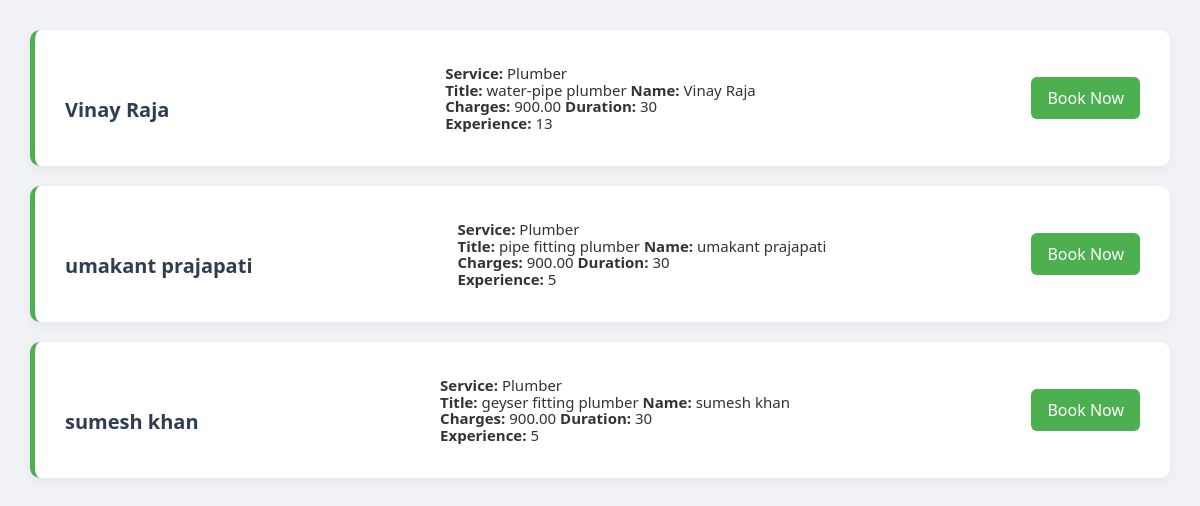
The page /service/plumber/ on the database its author committed.
### Home/models.py (models this page shows, shortened)
class ServiceProvider(models.Model):
    IDENTITY_CHOICES = [
        ('adhaar-card', 'Adhaar Card'),
        ('pan-card', 'Pan Card'),
        ('votar-id-card', 'Votar ID Card'),
    ]
    SERVICE_CHOICES = [
        ('electrician', 'Electrician'),
        ('sweeper', 'Sweeper'),
        ('cleaner', 'Cleaner'),
        ('cook', 'Cook'),
        ('gardener', 'Gardener'),
        ('plumber', 'Plumber'),
        ('mechanic', 'Mechanic'),
        ('beautician', 'Beautician'),
        ('mistary', 'Mistary')
    ]
    name = models.CharField(max_length=100)
    email = models.EmailField(unique=True)
    service = models.CharField(max_length=20, choices=SERVICE_CHOICES)
    title = models.CharField(max_length=100, blank=False, null=False)
    service_charge = models.DecimalField(max_digits=8, decimal_places=2, default=900.0)
    service_duration = models.PositiveIntegerField(default=30)
    age = models.PositiveIntegerField()
    dob = models.DateField()
    phone_number = models.PositiveIntegerField()
    address = models.CharField(max_length=500)
    state = models.CharField(max_length=100)
    city = models.CharField(max_length=100)
    pincode = models.PositiveIntegerField()
    identity_proof = models.CharField(max_length=20, choices=IDENTITY_CHOICES)
    year_of_experience = models.PositiveIntegerField(blank=True, null=True)
    experience_certificate = models.FileField(upload_to='certificates/', blank=True, null=True)
    photo = models.ImageField(upload_to='service_images/', blank=True, null=True)
    created_at = models.DateTimeField(auto_now_add=True)

### Home/views.py (the view)
# urls.py: path('service/<str:service>/', service_by_role, name='service-by-role'),
def service_by_role(request, service):
    providers = ServiceProvider.objects.filter(service=service.lower())
    return render(request, 'home/service_role.html', {
        'providers': providers,
        'role': service.capitalize(),
    })

### Home/templates/home/service_role.html (shortened to what this page needs)
<!DOCTYPE html>
<html lang="en">
<head>
</head>
<body>
    <section id="service-list">
    {% for provider in providers %}
    <div class="outer-card">
        <div class="inner-card">
            <div class="card-left">
                <h5 class="card-title">{{ provider.name }}</h5>
            </div>
            <div class="card-middle">
                <p class="card-text">
                    <strong>Service:</strong> {{ provider.service|title }}<br>
                    <strong>Title:</strong> {{ provider.title }}
                    <strong>Name:</strong> {{ provider.name }}<br>
                    <strong>Charges:</strong> {{ provider.service_charge }}
                    <strong>Duration:</strong> {{ provider.service_duration }}<br>
                    <strong>Experience:</strong> {{ provider.year_of_experience }}
                </p>
            </div>
            <div class="card-right">
                <a href="{% url 'book-service' provider.id %}" class="btn btn-success">Book Now</a>
            </div>
        </div>
    </div>
    {% empty %}
        <p>No service providers available for {{ role }} at the moment.</p>
    {% endfor %}
</section>
</body>
</html>

### Home/templates/home/service_role.html (style rules this page uses)
body { font-family: "Segoe UI", sans-serif; background-color: #f0f2f5; margin: 0; padding: 30px; }
#service-list { max-width: 1250px; margin: auto; }
.outer-card { margin-bottom: 20px; display: flex; flex-direction: column; gap: 20px; }
.inner-card { display: flex; justify-content: space-between; align-items: center; background-color: #ffffff; padding: 20px 30px; border-left: 5px solid #4CAF50; border-radius: 10px; box-shadow: 0 4px 12px rgba(0, 0, 0, 0.05); transition: box-shadow 0.2s ease-in-out; }
.inner-card { transition: transform 0.2s ease-in-out, box-shadow 0.2s ease-in-out; }
.card-title { font-size: 20px; font-weight: 600; color: #2c3e50; margin-bottom: 10px; }
.card-text { font-size: 15px; color: #333; line-height: 1.1; }
.btn-success { background-color: #4CAF50; color: white; padding: 10px 16px; text-decoration: none; border: none; border-radius: 6px; font-weight: 500; transition: background-color 0.3s; }

### rows shown on the page
ServiceProvider: name "Vinay Raja", service "Plumber", title "water-pipe plumber", service_charge "900.00", service_duration "30", year_of_experience "13"
ServiceProvider: name "umakant prajapati", service "Plumber", title "pipe fitting plumber", service_charge "900.00", service_duration "30", year_of_experience "5"
ServiceProvider: name "sumesh khan", service "Plumber", title "geyser fitting plumber", service_charge "900.00", service_duration "30", year_of_experience "5"
